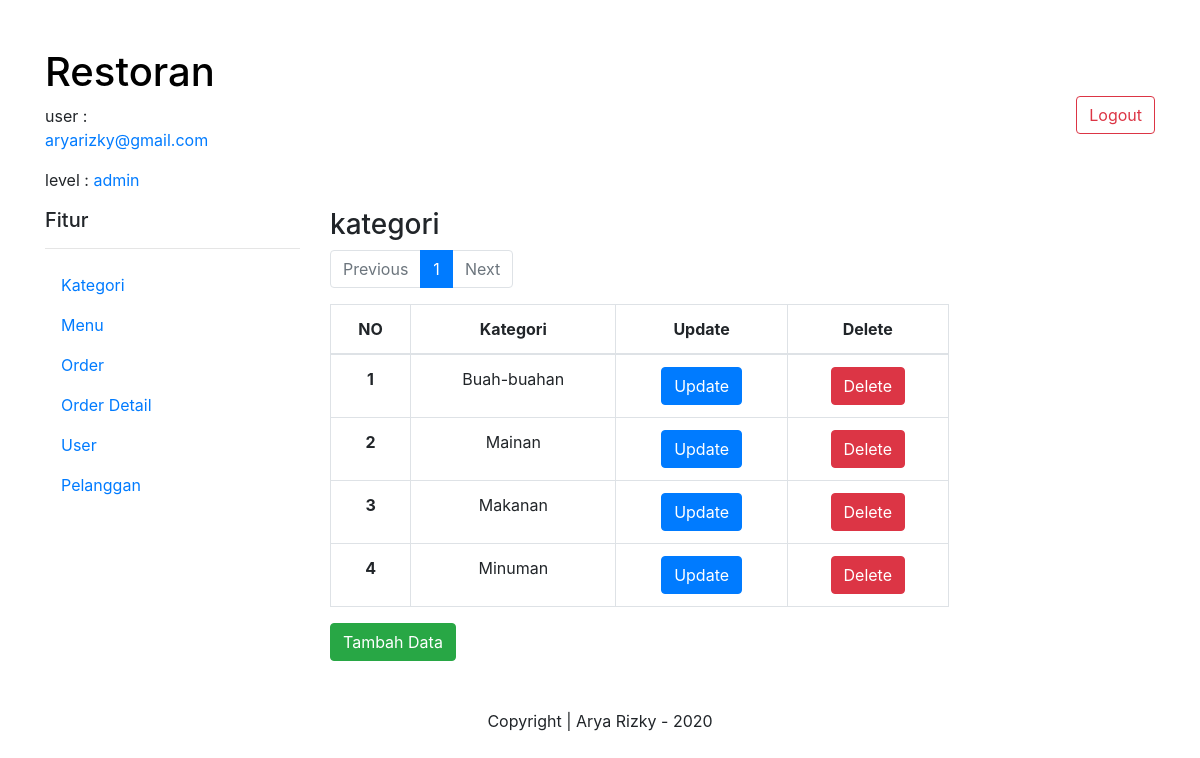
Screenshot of /admin/index.php?folder=kategori&menu=select (signed in) with the database file from the repository.
### tables this page shows
CREATE TABLE `tabel_user` (
  `id_user` int(11) NOT NULL,
  `nama` varchar(100) NOT NULL,
  `email` varchar(100) NOT NULL,
  `password` varchar(255) NOT NULL,
  `level` varchar(100) NOT NULL,
  `aktif` int(11) NOT NULL DEFAULT '1'
);

CREATE TABLE `tabel_kategori` (
  `id_kategori` int(11) NOT NULL,
  `kategori` varchar(100) NOT NULL
);

### database_controller.php (called while the page is built, shortened)
<?php
  class Database {
	  private   $host = "localhost",
	            $user = "root",
	            $password = "",
	            $database = "database_restoran",
	            $koneksi;
	  public function __construct () {
                 $this->koneksi = $this->connectDB();
	  }
	  public function connectDB () {
	           return $koneksi = mysqli_connect ( $this->host, $this->user, $this->password, $this->database );
 	  }
 	  public function getAll ($sql) {
                 $result = mysqli_query ( $this->koneksi, $sql );
                 while ( $row = mysqli_fetch_assoc ( $result ) ) {
                       $data[] = $row;
                 }
                 if ( !empty ( $data ) ) {
                    return $data;
                 }
 	  }
 	  public function getItem ($sql) {
                 $result = mysqli_query ( $this->koneksi, $sql );
                 $row = mysqli_fetch_assoc ( $result );
                 return $row;
 	  }
 	  public function rowCount ( $sql ) {
                 $result = mysqli_query ( $this->koneksi, $sql );
                 $row = mysqli_num_rows ( $result );
                 return $row;
 	  }
 }
 ?>

### menu/kategori/select.php (the view)
<?php
  $banyakData = $database->rowCount ( "SELECT * FROM tabel_kategori" );
  $dataTampil = 5;
  $jumlahHalaman = ceil ( $banyakData / $dataTampil );
  $halamanAktif = ( isset ( $_GET["halaman"] ) ) ? $_GET["halaman"] : 1;
  $awalData = ( $halamanAktif * $dataTampil ) - $dataTampil;
  $sql = "SELECT * FROM tabel_kategori ORDER BY kategori ASC LIMIT $awalData, $dataTampil";
  $dataAll = $database->getAll($sql);
  $no = ++$awalData;
 ?>
<h3> kategori </h3>
<nav aria-label="...">
    <ul class="pagination">
       <?php if ( $halamanAktif > 1 ) : ?>
         <li class="page-item"> <a class="page-link" href="?folder=kategori&menu=select&halaman=<?= $halamanAktif - 1 ?>">Previous</a> </li>
       <?php else : ?>
         <li class="page-item disabled"> <span class="page-link">Previous</span> </li>
       <?php endif; ?>
       <?php for ( $halaman = 1; $halaman <= $jumlahHalaman; $halaman++ ) : ?>
         <?php if ( $halamanAktif == $halaman ) : ?>
           <li class="page-item active" aria-current="page"> <span class="page-link"> <?= $halaman ?> <span class="sr-only">(current)</span> </span> </li>
         <?php else : ?>
           <li class="page-item"> <a class="page-link" href="?folder=kategori&menu=select&halaman=<?= $halaman ?>"> <?= $halaman ?> </a> </li>
          <?php endif; ?>
       <?php endfor; ?>
       <?php if ( $halamanAktif < $jumlahHalaman ) : ?>
         <li class="page-item"> <a class="page-link" href="?folder=kategori&menu=select&halaman=<?= $halamanAktif + 1 ?>">Next</a> </li>
       <?php else : ?>
         <li class="page-item disabled"> <span class="page-link">Next</span> </li>
       <?php endif; ?>
    </ul>
</nav>
<table class="table table-bordered w-75 text-center" >
      <thead>
             <tr>
              <th scope="col" > NO </th>
              <th scope="col" > Kategori </th>
              <th scope="col" > Update </th>
              <th scope="col" > Delete </th>
             </tr>
      </thead>
      <tbody>
            <?php if ( empty ( $dataAll ) ) : ?>
              <tr>
               <th colspan="6" > Data Masih Kosong </th>
              </tr>
            <?php else : ?>
              <?php foreach ( $dataAll as $data ) : ?>
                <tr>
                 <th scope="row" > <?= $no++ ?> </th>
                 <td> <?= $data["kategori"] ?> </td>
                 <td> <a href="?folder=kategori&menu=update&id=<?= $data["id_kategori"] ?>"> <button type="button" class="btn btn-primary"> Update </button></a> </td>
                 <td> <a href="?folder=kategori&menu=delete&id=<?= $data["id_kategori"] ?>"> <button type="button" class="btn btn-danger"> Delete </button> </a> </td>
                </tr>
              <?php endforeach; ?>
            <?php endif; ?>
      </tbody>
</table>
<a href="?folder=kategori&menu=insert"> <button type="button" class="btn btn-success">Tambah Data</button> </a>

### admin/index.php (shortened to what this page needs)
<?php
  require_once "../database_controller.php";
  $database = new Database();
  $idUser = $_SESSION["id"];
  $data = $database->getItem("SELECT * FROM tabel_user WHERE id_user=$idUser");
?>
<!DOCTYPE html>
<html>
<head>
	<link rel="stylesheet" href="https://stackpath.bootstrapcdn.com/bootstrap/4.4.1/css/bootstrap.min.css">
	<link rel="stylesheet" type="text/css" href="https://stackpath.bootstrapcdn.com/font-awesome/4.7.0/css/font-awesome.min.css">
</head>
<body>
<div class="container" >
	<div class="row mt-5" >
	 	<div class="col-md-3" >
	        <h1> <a href="index.php" style="text-decoration: none; color: black">Restoran</a>  </h1>
	        <p class="float-left mr-5" >user : <a href="?folder=user&menu=update_user&id=<?= $_SESSION["id"] ?>"> <?= $data["email"] ?> </a> </p>
	        <p class="float-left mr-5" >level : <a href="?folder=user&menu=update_user&id=<?= $_SESSION["id"] ?>"> <?= $data["level"] ?> </a> </p>
	 	</div>
	 	<div class="col-md-9" >
	        <a href="logout.php"><button type="button" class="btn btn-outline-danger float-right mt-5"> Logout </button></a>
	 	</div>
	</div>
	<div class="row" >
	    <div class="col-md-3" >
	    	<h5> Fitur </h5>
	    	<hr>
	        <ul class="nav flex-column">
	        	<?php if ( $data["level"] == "admin" ) : ?>
	            <li class="nav-item">
	               <a class="nav-link active" href="?folder=kategori&menu=select"> Kategori </a>
	            </li>
	            <li class="nav-item">
	               <a class="nav-link active" href="?folder=menu&menu=select"> Menu </a>
	            </li>
	            <li class="nav-item">
	               <a class="nav-link active" href="?folder=order&menu=select"> Order </a>
	            </li>
	            <li class="nav-item">
	               <a class="nav-link active" href="?folder=order_detail&menu=select"> Order Detail </a>
	            </li>
	            <li class="nav-item">
	               <a class="nav-link active" href="?folder=user&menu=select"> User </a>
	            </li>
	            <li class="nav-item">
	               <a class="nav-link active" href="?folder=pelanggan&menu=select"> Pelanggan </a>
	            </li>
	            <?php elseif ( $data["level"] == "koki" )  : ?>
	              <li class="nav-item">
	                 <a class="nav-link active" href="?folder=order_detail&menu=select"> Order Detail </a>
	              </li>
	            <?php endif; ?>
	        </ul>
	    </div>
	    <div class="col-md-9" >
	        <?php if ( isset ( $_GET["folder"] ) && isset ( $_GET["menu"] ) ) : ?>
	      	  <?php
                $folder = $_GET["folder"];
                $menu   = $_GET["menu"];
                $file   = "../menu/".$folder."/".$menu.".php";
                require_once $file;
	      	  ?>
	      	  <?php else : ?>
	      	    <div class="alert alert-success w-25 mr-5" role="alert"> Welcome <?= $data["nama"] ?> </div>
	      	  <?php endif; ?>
	    </div>
    </div>
	<div class="row" >
	    <div class="col mt-5" >
	        <p class="text-center"> Copyright | Arya Rizky - 2020 </p>
	 	</div>
	</div>
</div>
</body>
</html>

### rows the page displays
tabel_user: email "aryarizky@gmail.com", level "admin"
tabel_kategori: kategori "Buah-buahan"
tabel_kategori: kategori "Mainan"
tabel_kategori: kategori "Makanan"
tabel_kategori: kategori "Minuman"
